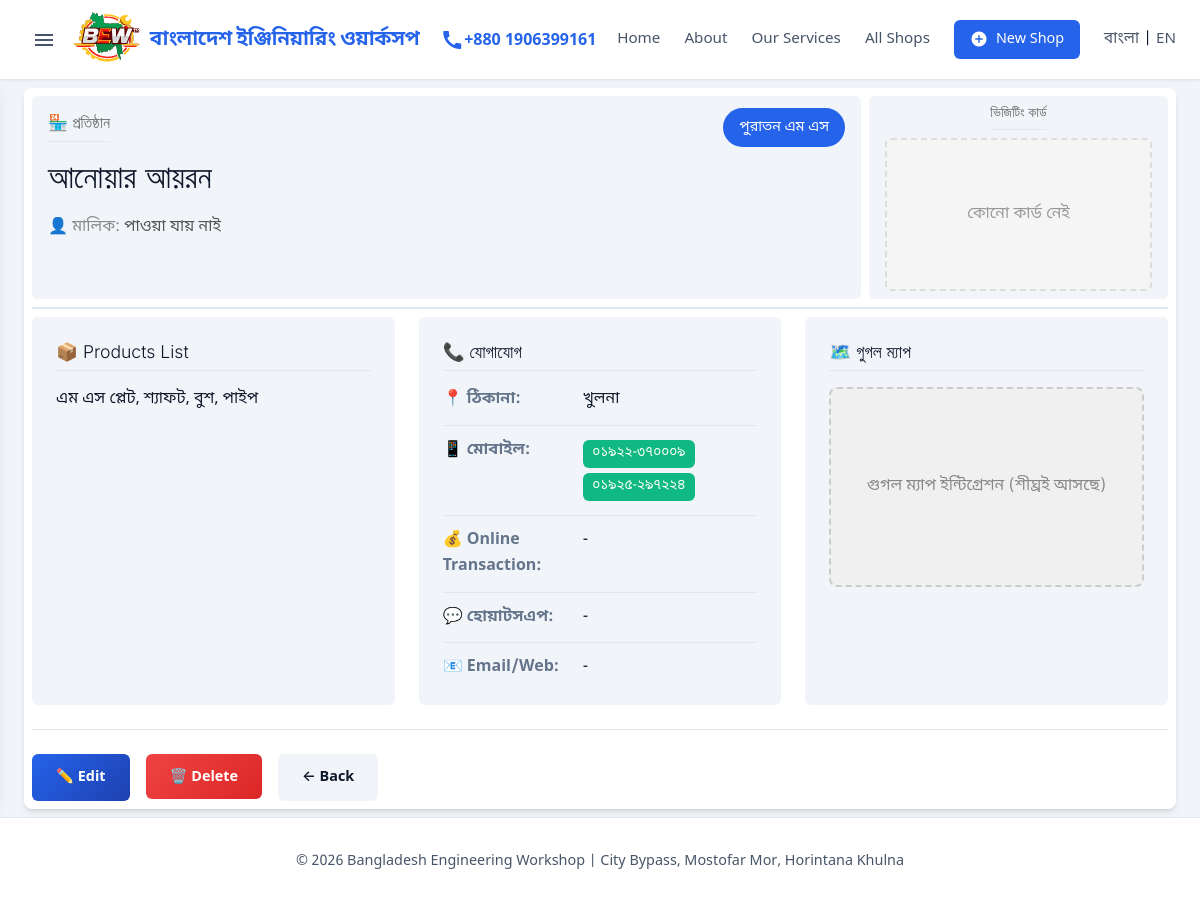
/shop/1, run on the app's committed database.
### database.py (models this page shows)
class Category(db.Model):
    __tablename__ = 'categories'
    id = db.Column(db.Integer, primary_key=True)
    name = db.Column(db.String(10000), nullable=False)
    name_english = db.Column(db.String(10000))
    shops = db.relationship('Shop', backref='category', lazy=True)
    def to_dict(self):
        return {
            'id': self.id,
            'name': self.name,
            'name_english': self.name_english
        }

class Shop(db.Model):
    __tablename__ = 'shops'
    id = db.Column(db.Integer, primary_key=True)
    category_id = db.Column(db.Integer, db.ForeignKey('categories.id'))
    serial_no = db.Column(db.String(5000))
    name = db.Column(db.String(20000))
    proprietor = db.Column(db.String(10000))
    address = db.Column(db.Text)
    mobile = db.Column(db.String(10000))
    transaction_status = db.Column(db.String(10000))
    whatsapp = db.Column(db.String(5000))
    email_web = db.Column(db.String(10000))
    products = db.Column(db.Text)
    visiting_card = db.Column(db.String(5000))
    created_at = db.Column(db.DateTime, default=datetime.datetime.now)
    updated_at = db.Column(db.DateTime, default=datetime.datetime.now, onupdate=datetime.datetime.now)
    shop_tags = db.relationship('ShopTag', backref='shop', lazy=True, cascade='all, delete-orphan')
    tags = db.relationship('Tag', secondary='shop_tags', viewonly=True, lazy='dynamic')
    def to_dict(self):
        return {
            'id': self.id,
            'category_id': self.category_id,
            'category_name': self.category.name if self.category else '',
            'category_name_english': self.category.name_english if self.category else '',
            'serial_no': self.serial_no,
            'name': self.name,
            'proprietor': self.proprietor,
            'address': self.address,
            'mobile': self.mobile,
            'transaction_status': self.transaction_status,
            'whatsapp': self.whatsapp,
            'email_web': self.email_web,
            'products': self.products,
            'visiting_card': self.visiting_card,
            'created_at': self.created_at.isoformat() if self.created_at else None,
            'updated_at': self.updated_at.isoformat() if self.updated_at else None,
            'tags': [t.to_dict() for t in self.tags] if self.tags else []
        }

### app.py (the view)
@app.route('/shop/<int:shop_id>')
def shop_detail(shop_id):
    shop = db.get_shop_by_id(shop_id)
    if not shop:
        flash('দোকান খুঁজে পাওয়া যায়নি!', 'error')
        return redirect(url_for('index'))
    return render_template('shop_detail.html', shop=shop)

### app.py (called while the page is built, shortened)
def get_locale():
    if 'lang' in session:
        return session['lang']
    return request.accept_languages.best_match(['bn', 'en'])

@app.context_processor
def inject_categories():
    return dict(categories=db.get_all_categories())

@app.template_filter('parse_contact_info')
def parse_contact_info(value):
    if not value:
        return {'type': 'text', 'value': '-'}

### database.py (called while the page is built)
    def get_all_categories(self):
        cats = Category.query.order_by(Category.id).all()
        return [c.to_dict() for c in cats]

    def get_shop_by_id(self, shop_id):
        shop = Shop.query.get(shop_id)
        return shop.to_dict() if shop else None

### templates/shop_detail.html (shortened to what this page needs)
{% extends 'base.html' %}
{% block content %}
<section class="shop-detail">
    <div class="shop-detail-header"
        style="display: flex; justify-content: space-between; align-items: stretch; gap: 0.5rem; flex-wrap: wrap; margin-bottom: 0.5rem;">
        <div class="detail-card"
            style="flex: 1; min-width: 280px; display: flex; flex-direction: column; justify-content: flex-start; padding: 0.75rem 1rem;">
            <div style="display: flex; justify-content: space-between; align-items: center; margin-bottom: 0.5rem;">
                <h3 style="margin: 0; font-size: 16px; color: #666;">🏪 প্রতিষ্ঠান</h3>
                {% if shop.category_name %}
                <a href="{{ url_for('category_shops', category_id=shop.category_id) }}" class="category-badge large">
                    {{ shop.category_name }}
                </a>
                {% endif %}
            </div>
            <h1 style="margin: 0 0 1rem 0; font-size: 2.0rem;">{{ shop.name }}</h1>
            <div style="font-size: 1rem; color: #555;">
                <span style="color: #888;">👤 মালিক:</span> {{ shop.proprietor or 'পাওয়া যায় নাই' }}
            </div>
        </div>
        <div class="detail-card"
            style="flex-shrink: 0; min-width: 280px; display: flex; flex-direction: column; align-items: center; justify-content: flex-start; padding: 0.5rem 1rem;">
            <h3 style="margin: 0 0 0.5rem 0; font-size: 14px; color: #666;">ভিজিটিং কার্ড</h3>
            {% if shop.visiting_card %}
            <img src="/shop_img/{{ shop.visiting_card }}" alt="Visiting Card for {{ shop.name }}"
                style="width: 267px; height: 153px; object-fit: cover; border-radius: 6px; box-shadow: 0 2px 8px rgba(0,0,0,0.1); border: 1px solid #e0e0e0;">
            {% else %}
            <div
                style="width: 267px; height: 153px; background: #f5f5f5; border-radius: 6px; border: 2px dashed #ddd; display: flex; align-items: center; justify-content: center; color: #999;">
                কোনো কার্ড নেই
            </div>
            {% endif %}
        </div>
    </div>
    <div class="shop-detail-body">
        <div class="detail-grid">
            <div class="detail-card">
                <h3>📦 {{ _('Products List') }}</h3>
                <div class="products-content">
                    {{ shop.products or _('No products list available') }}
                </div>
            </div>
            <div class="detail-card">
                <h3>📞 যোগাযোগ</h3>
                <div class="detail-row">
                    <div class="detail-label">📍 ঠিকানা:</div>
                    <div class="detail-value">{{ shop.address or '-' }}</div>
                </div>
                <div class="detail-row">
                    <div class="detail-label">📱 মোবাইল:</div>
                    <div class="detail-value">
                        {% if shop.mobile %}
                        {% for num in shop.mobile.split() %}
                        <a href="tel:{{ num }}" class="phone-link">{{ num }}</a>
                        {% endfor %}
                        {% else %}
                        -
                        {% endif %}
                    </div>
                </div>
                <div class="detail-row">
                    <div class="detail-label">💰 {{ _('Online Transaction') }}:</div>
                    <div class="detail-value">{{ shop.transaction_status or '-' }}</div>
                </div>
                <div class="detail-row">
                    <div class="detail-label">💬 হোয়াটসএপ:</div>
                    <div class="detail-value">
                        {% if shop.whatsapp %}
                        <a href="https://wa.me/{{ shop.whatsapp.replace('-', '').replace(' ', '') }}" target="_blank"
                            class="whatsapp-link">
                            {{ shop.whatsapp }}
                        </a>
                        {% else %}
                        -
                        {% endif %}
                    </div>
                </div>
                <div class="detail-row">
                    <div class="detail-label">📧 {{ _('Email/Web') }}:</div>
                    <div class="detail-value">
                        {% set contact = shop.email_web | parse_contact_info %}
                        {% if contact.type == 'email' %}
                        <a href="mailto:{{ contact.value }}" class="email-link">{{ contact.value }}</a>
                        {% elif contact.type == 'web' %}
                        <a href="{{ contact.value if 'http' in contact.value else 'http://' + contact.value }}"
                            target="_blank" class="web-link">{{ contact.value }}</a>
                        {% else %}
                        {{ contact.value }}
                        {% endif %}
                    </div>
                </div>
            </div>
            <div class="detail-card">
                <h3>🗺️ গুগল ম্যাপ</h3>
                <div
                    style="width: 100%; height: 200px; background: #f0f0f0; border-radius: 8px; border: 2px dashed #ccc; display: flex; align-items: center; justify-content: center; color: #888; font-size: 1rem;">
                    গুগল ম্যাপ ইন্টিগ্রেশন (শীঘ্রই আসছে)
                </div>
            </div>
        </div>
    </div>
    <div class="shop-detail-actions">
        <a href="{{ url_for('edit_shop', shop_id=shop.id) }}" class="btn btn-primary">✏️ {{ _('Edit') }}</a>
        <form action="{{ url_for('delete_shop', shop_id=shop.id) }}" method="POST" class="delete-form"
            onsubmit="return checkDeletePassword();">
            <button type="submit" class="btn btn-danger">🗑️ {{ _('Delete') }}</button>
        </form>
        <a href="{{ url_for('index') }}" class="btn btn-secondary">← {{ _('Back') }}</a>
    </div>
</section>
{% endblock %}

### static/style.css (style rules this page uses)
:root { --primary: #2563eb; --primary-dark: #1e40af; --secondary: #64748b; --success: #10b981; --danger: #ef4444; --surface: #ffffff; --background: #f1f5f9; --text-main: #0f172a; --text-muted: #475569; --border: #e2e8f0; --dark: var(--text-main); --light: var(--background); --text-color: var(--text-main); --shadow-sm: 0 1px 2px 0 rgba(0, 0, 0, 0.05); --shadow: 0 4px 6px -1px rgba(0, 0, 0, 0.1), 0 2px 4px -1px rgba(0, 0, 0, 0.06); --shadow-lg: 0 10px 15px -3px rgba(0, 0, 0, 0.1); --radius: 8px; --radius-sm: 6px; --font-main: 'Noto Sans Bengali', system-ui, -apple-system, sans-serif; --font-inter: 'Inter', sans-serif; --transition: all 0.2s cubic-bezier(0.4, 0, 0.2, 1); }
* { margin: 0; padding: 0; box-sizing: border-box; }
body { font-family: var(--font-main); background-color: var(--background); color: var(--text-main); line-height: 1.6; min-height: 100vh; display: flex; flex-direction: column; }
h1, h2, h3, h4 { font-family: var(--font-inter); font-weight: 300; color: #333333; line-height: 1.2; }
h1 { font-size: 33px; line-height: 44px; margin-bottom: 1.5rem; }
h3 { font-size: 20px; margin-bottom: 1rem; }
.btn { display: inline-block; padding: 0.75rem 1.5rem; border-radius: var(--radius-sm); text-decoration: none; font-weight: 600; font-size: 0.9rem; transition: var(--transition); border: none; cursor: pointer; font-family: inherit; background: var(--primary); color: white; }
.btn-primary { background: linear-gradient(135deg, var(--primary), var(--primary-dark)); }
.btn-secondary { background: var(--light); color: var(--dark); }
.btn-danger { background: linear-gradient(135deg, var(--danger), #dc2626); }
.category-badge { background: var(--primary); color: white; padding: 0.25rem 0.75rem; border-radius: 50px; font-size: 0.75rem; text-decoration: none; white-space: nowrap; }
.category-badge.large { padding: 0.5rem 1rem; font-size: 0.9rem; }
.shop-detail { background: white; border-radius: var(--radius); padding: 0.5rem; margin: 0.5rem 0; box-shadow: var(--shadow); }
.shop-detail-header { display: flex; justify-content: space-between; align-items: center; flex-wrap: wrap; gap: 0.5rem; margin-bottom: 0.5rem; padding-bottom: 0.5rem; border-bottom: 2px solid var(--border); }
.shop-detail-header h1 { font-size: 2rem; color: var(--dark); }
.detail-grid { display: grid; grid-template-columns: repeat(auto-fit, minmax(300px, 1fr)); gap: 1.5rem; }
.detail-card { background: var(--light); border-radius: var(--radius-sm); padding: 1.5rem; }
.detail-card h3 { font-size: 1.1rem; color: var(--dark); margin-bottom: 1rem; padding-bottom: 0.5rem; border-bottom: 1px solid var(--border); }
.detail-row { display: flex; margin-bottom: 0.75rem; border-bottom: 1px solid var(--border); padding-bottom: 0.75rem; }
.detail-row:last-child { border-bottom: none; margin-bottom: 0; padding-bottom: 0; }
.detail-label { width: 140px; font-weight: 600; color: var(--secondary); flex-shrink: 0; }
.detail-value { flex: 1; color: var(--dark); font-weight: 500; }
.phone-link, .email-link, .web-link { display: inline-block; background: var(--success); color: white; padding: 0.2rem 0.6rem; border-radius: var(--radius-sm); text-decoration: none; margin: 0.15rem 0; font-size: 0.85rem; direction: ltr; }
.shop-detail-actions { display: flex; gap: 1rem; margin-top: 1.5rem; padding-top: 1.5rem; border-top: 1px solid var(--border); flex-wrap: wrap; }
.delete-form { display: inline; }

### data on the page
Category: category_name "পুরাতন এম এস"
Shop: name "আনোয়ার আয়রন", products "এম এস প্লেট, শ্যাফট, বুশ, পাইপ", address "খুলনা"

### other printed values
{{ shop.proprietor or 'পাওয়া যায় নাই' }} "পাওয়া যায় নাই"
{{ num }} "০১৯২২-৩৭০০০৯" "০১৯২৫-২৯৭২২৪"
{{ shop.transaction_status or '-' }} "-"
{{ contact.value }} "-"
